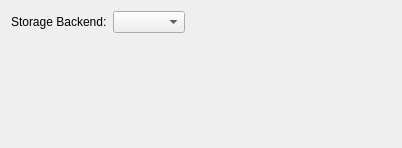
<?xml version="1.0" encoding="UTF-8"?>
<ui version="4.0">
 <class>CoreConfigWizardStorageSelectionPage</class>
 <widget class="QWidget" name="CoreConfigWizardStorageSelectionPage">
  <property name="geometry">
   <rect>
    <x>0</x>
    <y>0</y>
    <width>402</width>
    <height>148</height>
   </rect>
  </property>
  <property name="windowTitle">
   <string>Form</string>
  </property>
  <layout class="QVBoxLayout" name="verticalLayout">
   <item>
    <layout class="QHBoxLayout">
     <item>
      <widget class="QLabel" name="label">
       <property name="text">
        <string>Storage Backend:</string>
       </property>
      </widget>
     </item>
     <item>
      <widget class="QComboBox" name="backendList">
       <property name="sizePolicy">
        <sizepolicy hsizetype="Preferred" vsizetype="Fixed">
         <horstretch>0</horstretch>
         <verstretch>0</verstretch>
        </sizepolicy>
       </property>
       <property name="insertPolicy">
        <enum>QComboBox::InsertAtBottom</enum>
       </property>
      </widget>
     </item>
     <item>
      <spacer>
       <property name="orientation">
        <enum>Qt::Horizontal</enum>
       </property>
       <property name="sizeHint" stdset="0">
        <size>
         <width>0</width>
         <height>0</height>
        </size>
       </property>
      </spacer>
     </item>
    </layout>
   </item>
   <item>
    <widget class="QStackedWidget" name="descriptionStack">
     <property name="sizePolicy">
      <sizepolicy hsizetype="MinimumExpanding" vsizetype="MinimumExpanding">
       <horstretch>0</horstretch>
       <verstretch>0</verstretch>
      </sizepolicy>
     </property>
     <property name="currentIndex">
      <number>-1</number>
     </property>
    </widget>
   </item>
   <item>
    <widget class="QStackedWidget" name="storageSettingsStack">
     <property name="sizePolicy">
      <sizepolicy hsizetype="MinimumExpanding" vsizetype="MinimumExpanding">
       <horstretch>0</horstretch>
       <verstretch>0</verstretch>
      </sizepolicy>
     </property>
     <property name="currentIndex">
      <number>-1</number>
     </property>
    </widget>
   </item>
   <item>
    <spacer name="verticalSpacer">
     <property name="orientation">
      <enum>Qt::Vertical</enum>
     </property>
     <property name="sizeHint" stdset="0">
      <size>
       <width>0</width>
       <height>0</height>
      </size>
     </property>
    </spacer>
   </item>
  </layout>
 </widget>
 <resources/>
 <connections/>
</ui>
